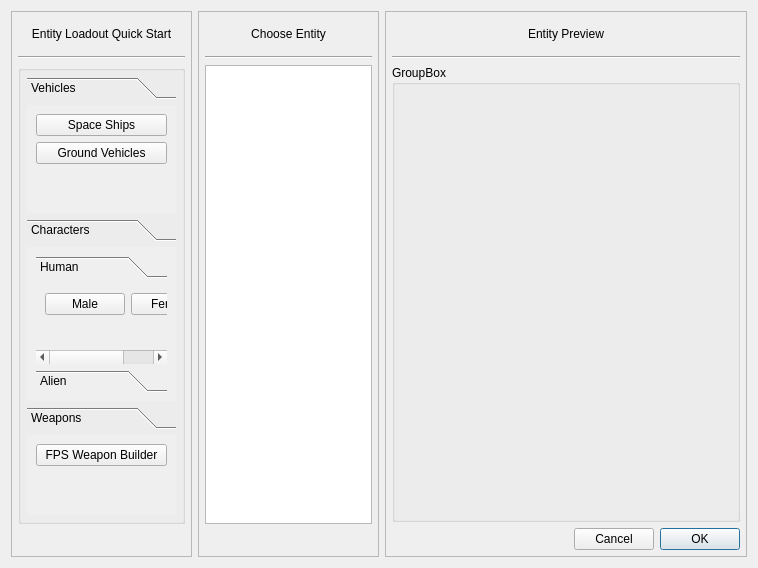
     <widget class="QWidget" name="page_LoadoutStart">
      <layout class="QHBoxLayout" name="horizontalLayout_92">
       <item>
        <layout class="QGridLayout" name="gridLayout">
         <item row="0" column="1">
          <widget class="QFrame" name="entity_loadout_start_2">
           <property name="sizePolicy">
            <sizepolicy hsizetype="Preferred" vsizetype="Preferred">
             <horstretch>1</horstretch>
             <verstretch>0</verstretch>
            </sizepolicy>
           </property>
           <property name="frameShape">
            <enum>QFrame::StyledPanel</enum>
           </property>
           <property name="frameShadow">
            <enum>QFrame::Raised</enum>
           </property>
           <layout class="QVBoxLayout" name="verticalLayout_98">
            <property name="leftMargin">
             <number>6</number>
            </property>
            <property name="topMargin">
             <number>6</number>
            </property>
            <property name="rightMargin">
             <number>6</number>
            </property>
            <property name="bottomMargin">
             <number>6</number>
            </property>
            <item>
             <widget class="QFrame" name="horizontalFrame_3">
              <property name="minimumSize">
               <size>
                <width>0</width>
                <height>30</height>
               </size>
              </property>
              <layout class="QHBoxLayout" name="horizontalLayout_91">
               <item>
                <widget class="QLabel" name="label_30">
                 <property name="text">
                  <string>Choose Entity</string>
                 </property>
                 <property name="alignment">
                  <set>Qt::AlignCenter</set>
                 </property>
                 <property name="wordWrap">
                  <bool>true</bool>
                 </property>
                </widget>
               </item>
              </layout>
             </widget>
            </item>
            <item>
             <widget class="Line" name="line_2">
              <property name="orientation">
               <enum>Qt::Horizontal</enum>
              </property>
             </widget>
            </item>
            <item>
             <widget class="QListView" name="listView"/>
            </item>
            <item>
             <widget class="QWidget" name="widget_30" native="true">
              <property name="minimumSize">
               <size>
                <width>0</width>
                <height>0</height>
               </size>
              </property>
              <layout class="QHBoxLayout" name="horizontalLayout_93">
               <property name="spacing">
                <number>0</number>
               </property>
               <property name="leftMargin">
                <number>0</number>
               </property>
               <property name="topMargin">
                <number>0</number>
               </property>
               <property name="rightMargin">
                <number>0</number>
               </property>
               <property name="bottomMargin">
                <number>0</number>
               </property>
               <item>
                <spacer name="horizontalSpacer_32">
                 <property name="orientation">
                  <enum>Qt::Horizontal</enum>
                 </property>
                 <property name="sizeHint" stdset="0">
                  <size>
                   <width>40</width>
                   <height>20</height>
                  </size>
                 </property>
                </spacer>
               </item>
              </layout>
             </widget>
            </item>
           </layout>
          </widget>
         </item>
         <item row="0" column="0">
          <widget class="QFrame" name="entity_loadout_start">
           <property name="sizePolicy">
            <sizepolicy hsizetype="Preferred" vsizetype="Preferred">
             <horstretch>1</horstretch>
             <verstretch>0</verstretch>
            </sizepolicy>
           </property>
           <property name="frameShape">
            <enum>QFrame::StyledPanel</enum>
           </property>
           <property name="frameShadow">
            <enum>QFrame::Raised</enum>
           </property>
           <layout class="QVBoxLayout" name="verticalLayout_91">
            <property name="leftMargin">
             <number>6</number>
            </property>
            <property name="topMargin">
             <number>6</number>
            </property>
            <property name="rightMargin">
             <number>6</number>
            </property>
            <property name="bottomMargin">
             <number>6</number>
            </property>
            <item>
             <widget class="QFrame" name="horizontalFrame_2">
              <property name="minimumSize">
               <size>
                <width>0</width>
                <height>30</height>
               </size>
              </property>
              <layout class="QHBoxLayout" name="horizontalLayout_88">
               <item>
                <widget class="QLabel" name="label_29">
                 <property name="text">
                  <string>Entity Loadout Quick Start</string>
                 </property>
                 <property name="alignment">
                  <set>Qt::AlignCenter</set>
                 </property>
                 <property name="wordWrap">
                  <bool>true</bool>
                 </property>
                </widget>
               </item>
              </layout>
             </widget>
            </item>
            <item>
             <widget class="Line" name="line">
              <property name="orientation">
               <enum>Qt::Horizontal</enum>
              </property>
             </widget>
            </item>
            <item>
             <widget class="QGroupBox" name="horizontalGroupBox">
              <property name="minimumSize">
               <size>
                <width>0</width>
                <height>80</height>
               </size>
              </property>
              <property name="title">
               <string/>
              </property>
              <layout class="QVBoxLayout" name="verticalLayout_92">
               <property name="spacing">
                <number>6</number>
               </property>
               <property name="leftMargin">
                <number>6</number>
               </property>
               <property name="topMargin">
                <number>6</number>
               </property>
               <property name="rightMargin">
                <number>6</number>
               </property>
               <property name="bottomMargin">
                <number>6</number>
               </property>
               <item>
                <widget class="QToolBox" name="toolBox">
                 <widget class="QWidget" name="tabNewVehicle">
                  <property name="geometry">
                   <rect>
                    <x>0</x>
                    <y>0</y>
                    <width>331</width>
                    <height>148</height>
                   </rect>
                  </property>
                  <attribute name="label">
                   <string>Vehicles</string>
                  </attribute>
                  <layout class="QVBoxLayout" name="verticalLayout_93">
                   <item>
                    <widget class="QPushButton" name="pushButton">
                     <property name="text">
                      <string>Space Ships</string>
                     </property>
                    </widget>
                   </item>
                   <item>
                    <widget class="QPushButton" name="pushButton_2">
                     <property name="text">
                      <string>Ground Vehicles</string>
                     </property>
                    </widget>
                   </item>
                   <item>
                    <spacer name="verticalSpacer_29">
                     <property name="orientation">
                      <enum>Qt::Vertical</enum>
                     </property>
                     <property name="sizeHint" stdset="0">
                      <size>
                       <width>20</width>
                       <height>40</height>
                      </size>
                     </property>
                    </spacer>
                   </item>
                  </layout>
                 </widget>
                </widget>
               </item>
               <item>
                <widget class="QToolBox" name="toolBox_4">
                 <property name="currentIndex">
                  <number>0</number>
                 </property>
                 <widget class="QWidget" name="page_characters">
                  <property name="geometry">
                   <rect>
                    <x>0</x>
                    <y>0</y>
                    <width>331</width>
                    <height>168</height>
                   </rect>
                  </property>
                  <attribute name="label">
                   <string>Characters</string>
                  </attribute>
                  <layout class="QVBoxLayout" name="verticalLayout_94">
                   <item>
                    <widget class="QToolBox" name="toolBox_2">
                     <property name="enabled">
                      <bool>true</bool>
                     </property>
                     <property name="currentIndex">
                      <number>0</number>
                     </property>
                     <widget class="QWidget" name="page_29">
                      <property name="geometry">
                       <rect>
                        <x>0</x>
                        <y>0</y>
                        <width>313</width>
                        <height>90</height>
                       </rect>
                      </property>
                      <attribute name="label">
                       <string>Human</string>
                      </attribute>
                      <layout class="QVBoxLayout" name="verticalLayout_95">
                       <item>
                        <layout class="QHBoxLayout" name="horizontalLayout_89">
                         <item>
                          <widget class="QPushButton" name="pushButton_3">
                           <property name="text">
                            <string>Male</string>
                           </property>
                          </widget>
                         </item>
                         <item>
                          <widget class="QPushButton" name="pushButton_8">
                           <property name="text">
                            <string>Female</string>
                           </property>
                          </widget>
                         </item>
                        </layout>
                       </item>
                       <item>
                        <spacer name="verticalSpacer_30">
                         <property name="orientation">
                          <enum>Qt::Vertical</enum>
                         </property>
                         <property name="sizeHint" stdset="0">
                          <size>
                           <width>20</width>
                           <height>40</height>
                          </size>
                         </property>
                        </spacer>
                       </item>
                      </layout>
                     </widget>
                     <widget class="QWidget" name="page_30">
                      <property name="geometry">
                       <rect>
                        <x>0</x>
                        <y>0</y>
                        <width>313</width>
                        <height>90</height>
                       </rect>
                      </property>
                      <attribute name="label">
                       <string>Alien</string>
                      </attribute>
                      <layout class="QVBoxLayout" name="verticalLayout_96">
                       <item>
                        <spacer name="verticalSpacer_31">
                         <property name="orientation">
                          <enum>Qt::Vertical</enum>
                         </property>
                         <property name="sizeHint" stdset="0">
                          <size>
                           <width>20</width>
                           <height>177</height>
                          </size>
                         </property>
                        </spacer>
                       </item>
                      </layout>
                     </widget>
                    </widget>
                   </item>
                  </layout>
                 </widget>
                </widget>
               </item>
               <item>
                <widget class="QToolBox" name="toolBox_3">
                 <property name="currentIndex">
                  <number>0</number>
                 </property>
                 <widget class="QWidget" name="page_weapons">
                  <property name="geometry">
                   <rect>
                    <x>0</x>
                    <y>0</y>
                    <width>331</width>
                    <height>148</height>
                   </rect>
                  </property>
                  <attribute name="label">
                   <string>Weapons</string>
                  </attribute>
                  <layout class="QVBoxLayout" name="verticalLayout_97">
                   <item>
                    <widget class="QPushButton" name="pushButton_9">
                     <property name="text">
                      <string>FPS Weapon Builder</string>
                     </property>
                    </widget>
                   </item>
                   <item>
                    <spacer name="verticalSpacer_32">
                     <property name="orientation">
                      <enum>Qt::Vertical</enum>
                     </property>
                     <property name="sizeHint" stdset="0">
                      <size>
                       <width>20</width>
                       <height>40</height>
                      </size>
                     </property>
                    </spacer>
                   </item>
                  </layout>
                 </widget>
                </widget>
               </item>
              </layout>
             </widget>
            </item>
            <item>
             <widget class="QWidget" name="widget_29" native="true">
              <property name="minimumSize">
               <size>
                <width>0</width>
                <height>0</height>
               </size>
              </property>
              <layout class="QHBoxLayout" name="horizontalLayout_90">
               <property name="spacing">
                <number>0</number>
               </property>
               <property name="leftMargin">
                <number>0</number>
               </property>
               <property name="topMargin">
                <number>0</number>
               </property>
               <property name="rightMargin">
                <number>0</number>
               </property>
               <property name="bottomMargin">
                <number>0</number>
               </property>
               <item>
                <spacer name="horizontalSpacer_29">
                 <property name="orientation">
                  <enum>Qt::Horizontal</enum>
                 </property>
                 <property name="sizeHint" stdset="0">
                  <size>
                   <width>40</width>
                   <height>20</height>
                  </size>
                 </property>
                </spacer>
               </item>
              </layout>
             </widget>
            </item>
           </layout>
          </widget>
         </item>
         <item row="0" column="2">
          <widget class="QFrame" name="entity_loadout_start_3">
           <property name="sizePolicy">
            <sizepolicy hsizetype="Preferred" vsizetype="Preferred">
             <horstretch>2</horstretch>
             <verstretch>0</verstretch>
            </sizepolicy>
           </property>
           <property name="frameShape">
            <enum>QFrame::StyledPanel</enum>
           </property>
           <property name="frameShadow">
            <enum>QFrame::Raised</enum>
           </property>
           <layout class="QVBoxLayout" name="verticalLayout_105">
            <property name="leftMargin">
             <number>6</number>
            </property>
            <property name="topMargin">
             <number>6</number>
            </property>
            <property name="rightMargin">
             <number>6</number>
            </property>
            <property name="bottomMargin">
             <number>6</number>
            </property>
            <item>
             <widget class="QFrame" name="horizontalFrame_4">
              <property name="minimumSize">
               <size>
                <width>0</width>
                <height>30</height>
               </size>
              </property>
              <layout class="QHBoxLayout" name="horizontalLayout_94">
               <item>
                <widget class="QLabel" name="label_31">
                 <property name="text">
                  <string>Entity Preview</string>
                 </property>
                 <property name="alignment">
                  <set>Qt::AlignCenter</set>
                 </property>
                 <property name="wordWrap">
                  <bool>true</bool>
                 </property>
                </widget>
               </item>
              </layout>
             </widget>
            </item>
            <item>
             <widget class="Line" name="line_3">
              <property name="orientation">
               <enum>Qt::Horizontal</enum>
              </property>
             </widget>
            </item>
            <item>
             <widget class="QGroupBox" name="groupBox_Preview">
              <property name="sizePolicy">
               <sizepolicy hsizetype="Expanding" vsizetype="Expanding">
                <horstretch>0</horstretch>
                <verstretch>0</verstretch>
               </sizepolicy>
              </property>
              <property name="title">
               <string>GroupBox</string>
              </property>
             </widget>
            </item>
            <item>
             <widget class="QWidget" name="widget_31" native="true">
              <property name="minimumSize">
               <size>
                <width>0</width>
                <height>0</height>
               </size>
              </property>
              <layout class="QHBoxLayout" name="horizontalLayout_96">
               <property name="spacing">
                <number>0</number>
               </property>
               <property name="leftMargin">
                <number>0</number>
               </property>
               <property name="topMargin">
                <number>0</number>
               </property>
               <property name="rightMargin">
                <number>0</number>
               </property>
               <property name="bottomMargin">
                <number>0</number>
               </property>
               <item>
                <spacer name="horizontalSpacer_33">
                 <property name="orientation">
                  <enum>Qt::Horizontal</enum>
                 </property>
                 <property name="sizeHint" stdset="0">
                  <size>
                   <width>40</width>
                   <height>20</height>
                  </size>
                 </property>
                </spacer>
               </item>
               <item>
                <widget class="QDialogButtonBox" name="buttonBox_3">
                 <property name="sizePolicy">
                  <sizepolicy hsizetype="Fixed" vsizetype="Minimum">
                   <horstretch>0</horstretch>
                   <verstretch>0</verstretch>
                  </sizepolicy>
                 </property>
                 <property name="layoutDirection">
                  <enum>Qt::RightToLeft</enum>
                 </property>
                 <property name="standardButtons">
                  <set>QDialogButtonBox::Cancel|QDialogButtonBox::Ok</set>
                 </property>
                 <property name="centerButtons">
                  <bool>true</bool>
                 </property>
                </widget>
               </item>
              </layout>
             </widget>
            </item>
           </layout>
          </widget>
         </item>
        </layout>
       </item>
      </layout>
     </widget>
